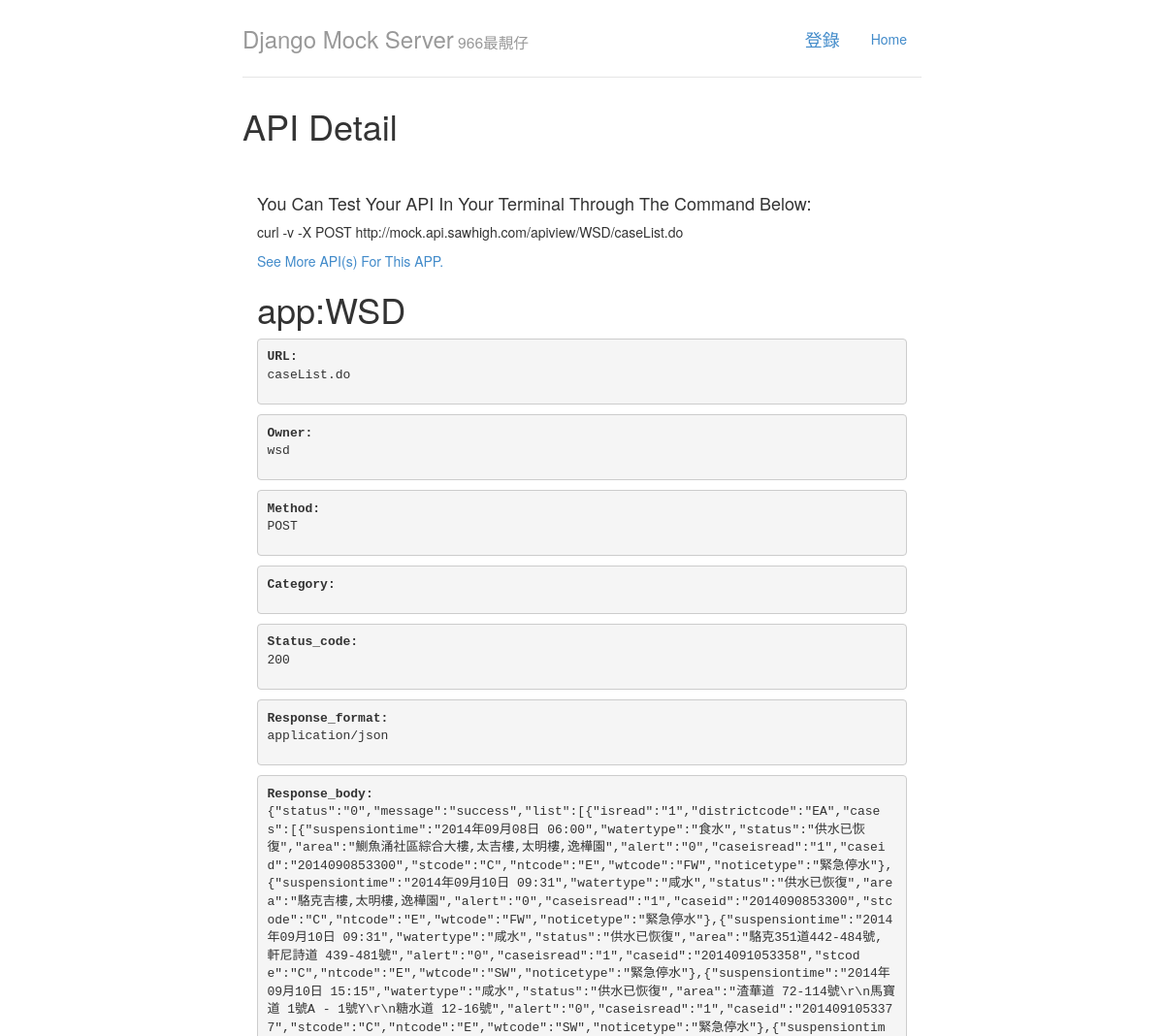
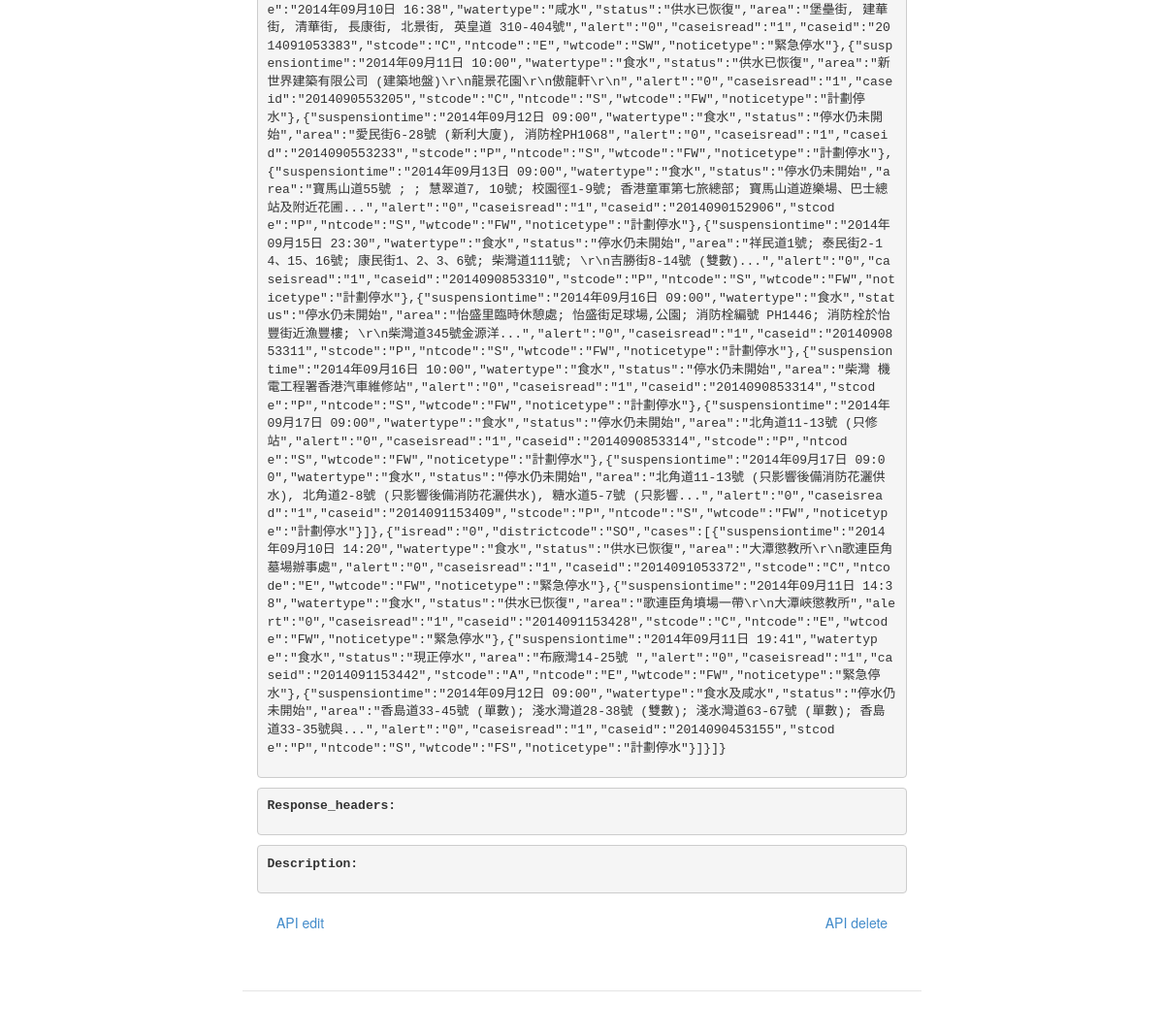
Before: /api/1/ with the older database file (2 pictures, top to bottom).
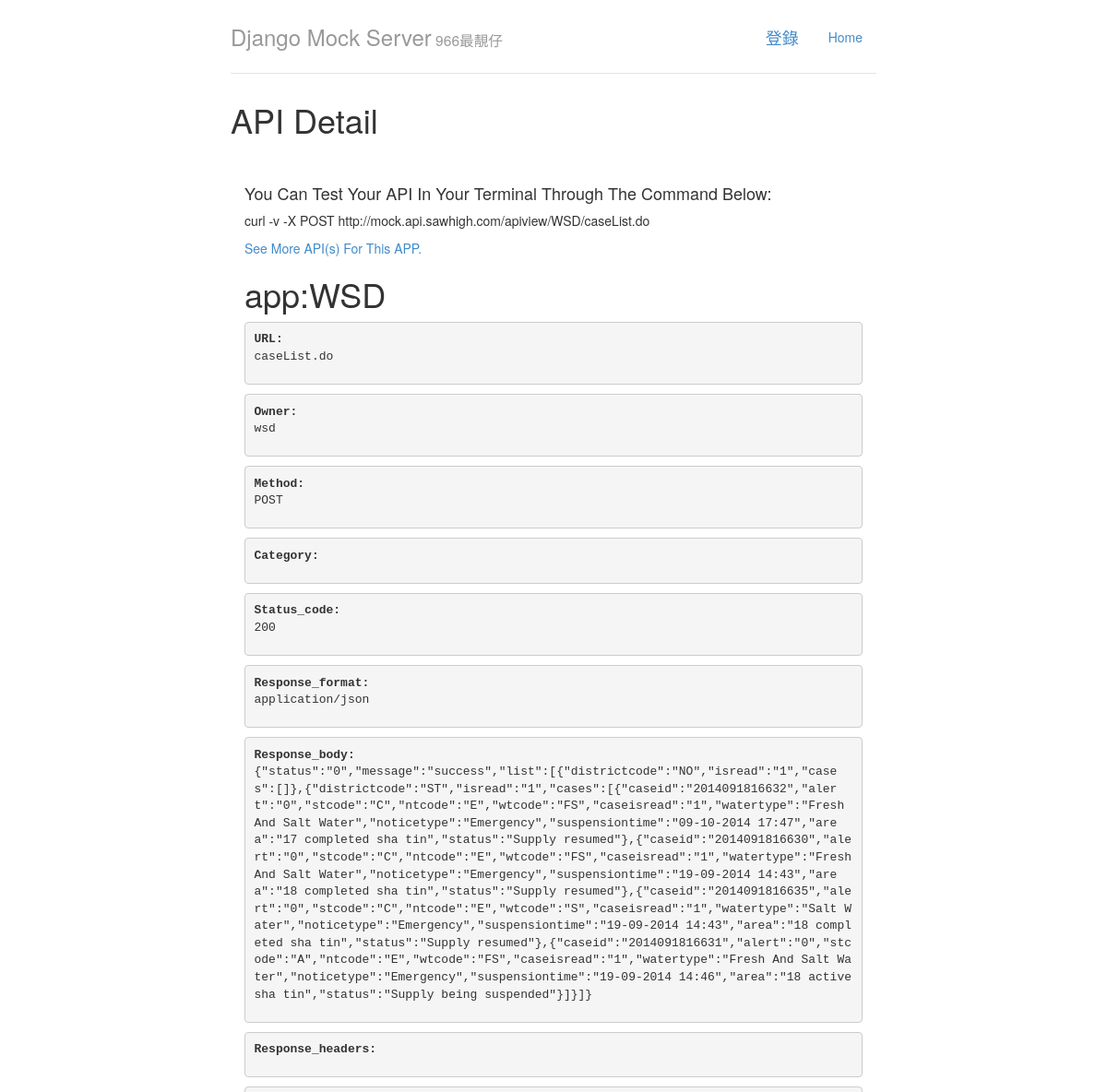
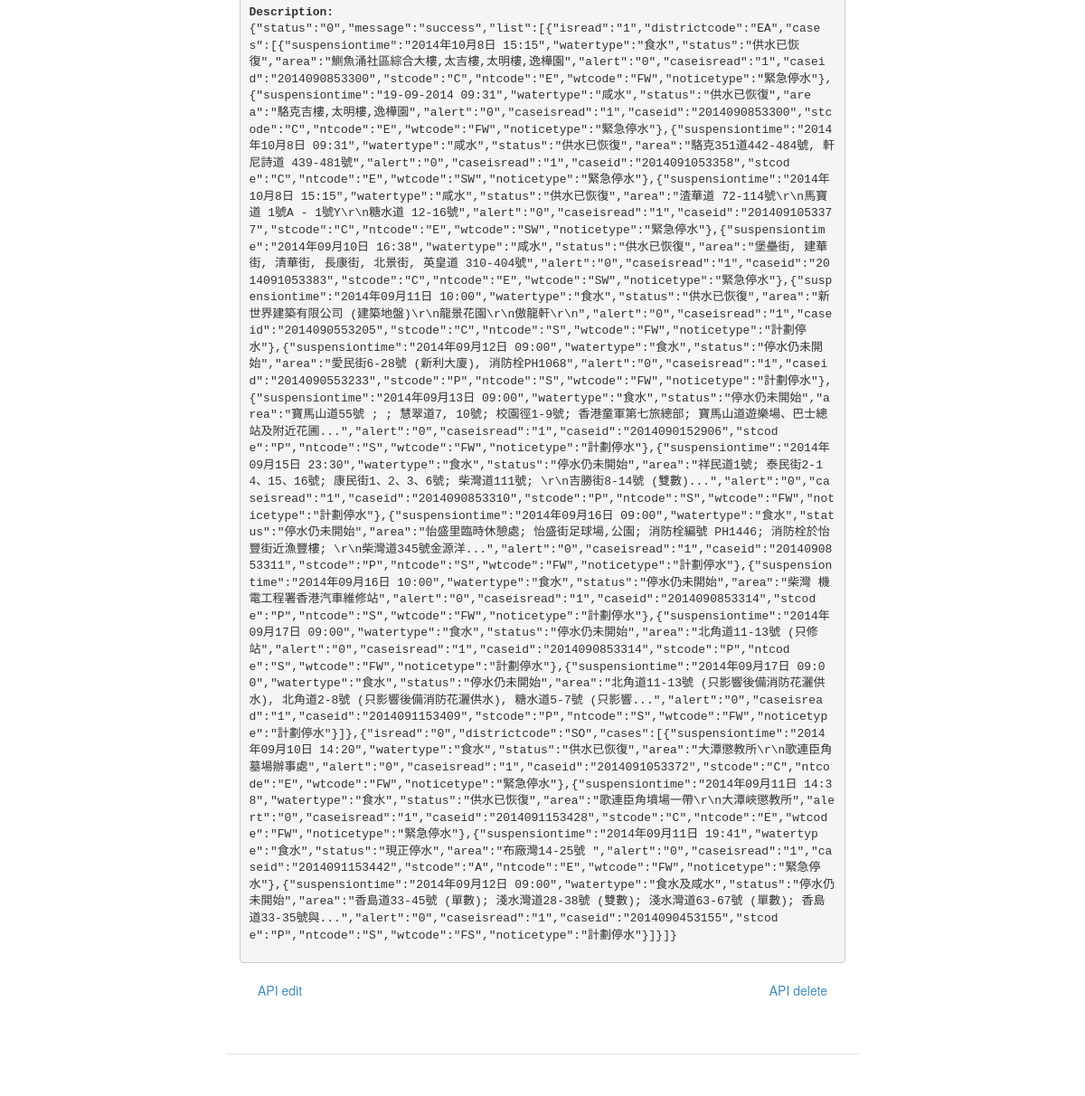
After: the same page with the newer database file (2 pictures, top to bottom).
### apitest/models.py (models this page shows, shortened)
class MyApi(models.Model):
    name = models.CharField(max_length=100)
    app_name = models.ForeignKey(MyApp)
    url_path = models.CharField(max_length=100)
    methods = (
              ('GET', 'GET'),
              ('HEAD', "HEAD"),
              ('POST', 'POST'),
              ('DELETE', 'DELETE'),
              ('PATCH', "PATCH"),
              ('PUT', 'PUT'),
              ('OPTIONS', 'OPTIONS'),
               )
    method = models.CharField(max_length=20, choices=methods, default='GET', blank=True, null=True)
    category = models.CharField(max_length=50, null=True, blank=True)
    status_code = models.CharField(default='200', max_length=5)
    formats = (
              ('application/xml', 'xml'),
              ('md', 'md'),
              ('application/json', 'json'),
              ('text/html', 'html'),
              ('application/atom+xml', 'atom'),
              ('txt', 'txt'),
              ('text/csv', 'csv'),
              ('application/rss+xml', 'rss'),
              )
    response_format = models.CharField(max_length=20, choices=formats, default='application/json', blank=True, null=True)
    response_body = models.TextField()
    response_headers = models.TextField(null=True, blank=True)
    description = models.TextField(null=True, blank=True)
    owner = models.ForeignKey(User)

class MyApp(models.Model):
    name = models.CharField(max_length=50, unique=True)
    owner = models.ForeignKey(User)
    def __unicode__(self):
        return self.name

### apitest/views.py (the view)
# urls.py: url(r'^api/(?P<api_id>\d+)/$', detail, name='detail'),
def detail(request, api_id):
    item = get_object_or_404(MyApi, pk=api_id)
    protocol = "https://" if request.is_secure() else "http://"
    url_prefix = protocol + ALLOWED_HOSTS[0]
    context = {"item": item, "url_prefix":url_prefix}
    return render(request, 'apitest/detail.html', context)

### templates/apitest/detail.html
{% extends "base.html" %}
{% block title %}API Detail{% endblock %}
{% block content %}
<h4>You Can Test Your API In Your Terminal Through The Command Below:</h4>
<p>curl -v -X {{ item.method }} {{url_prefix}}/apiview/{{ item.app_name }}/{{ item.url_path }}</p>
<p><a href="/app/{{ item.app_name.id }}/">See More API(s) For This APP.</a></p>
<h1>app:{{ item.app_name }}</h1>
<pre><p><b>URL:</b>
{{ item.url_path }}</p></pre>
<pre><p><b>Owner: </b>
{{ item.owner }}</p></pre>
<pre><p><b>Method:</b>
{{ item.method }}</p></pre>
<pre><p><b>Category: </b>
{{ item.category }}</p></pre>
<pre><p><b>Status_code:</b>
{{ item.status_code }}</p></pre>
<pre><p><b>Response_format: </b>
{{ item.response_format }}</p></pre>
<pre><p><b>Response_body: </b>
{{ item.response_body }}</p></pre>
<pre><p><b>Response_headers:</b>
{{ item.response_headers }}</p></pre>
<pre><p><b>Description:</b>
{{ item.description }}</p></pre>
<div style="margin: 20px">
<span>
<a href="/api/{{ item.id }}/update">API edit</a></span>
<span style="float: right"><a href="/api/{{ item.id }}/delete">API delete</a></span>
</div>
{% endblock %}

Changed rows visible on the page:
changed MyApi "POST": response_body "{\"status\":\"0\",\"message\":\"success\",\"list\":[{\"isread\":\"1\",\"districtcode\":\"EA\",\"cases\":[{\"suspensiontime\":\"2014年09月08日 06:00\",\"watertype\":\"食水\",\"status\":\"供水已恢復\",\"area\":\"鰂魚涌社區綜合大樓,太吉樓,太明樓,逸樺園\",\"alert\":\"0\",\"caseisread\":\"1\",\"caseid\":\"2014090853300\",\"stcode\":\"C\",\"ntcode\":\"E\",\"wtcode\":\"FW\",\"noticetype\":\"緊急停水\"},{\"suspensiontime\":\"2014年09月10日 09:31\",\"watertype\":\"咸水\",\"status\":\"供水已恢復\",\"area\":\"駱克吉樓,太明樓,逸樺園\",\"alert\":\"0\",\"caseisread\":\"1\",\"caseid\":\"2014090853300\",\"stcode\":\"C\",\"ntcode\":\"E\",\"wtcode\":\"FW\",\"noticetype\":\"緊急停水\"},{\"suspensiontime\":\"2014年09月10日 09:31\",\"watertype\":\"咸水\",\"status\":\"供水已恢復\",\"area\":\"駱克351道442-484號, 軒尼詩道…" → "{\"status\":\"0\",\"message\":\"success\",\"list\":[{\"districtcode\":\"NO\",\"isread\":\"1\",\"cases\":[]},{\"districtcode\":\"ST\",\"isread\":\"1\",\"cases\":[{\"caseid\":\"2014091816632\",\"alert\":\"0\",\"stcode\":\"C\",\"ntcode\":\"E\",\"wtcode\":\"FS\",\"caseisread\":\"1\",\"watertype\":\"Fresh And Salt Water\",\"noticetype\":\"Emergency\",\"suspensiontime\":\"09-10-2014 17:47\",\"area\":\"17 completed sha tin\",\"status\":\"Supply resumed\"},{\"caseid\":\"2014091816630\",\"alert\":\"0\",\"stcode\":\"C\",\"ntcode\":\"E\",\"wtcode\":\"FS\",\"caseisread\":\"1\",\"watertype\":\"Fresh And Salt Water\",\"noticetype\":\"Emergency\",\"suspensiontime\":\"19-09-2014 14:43\",\"area\":\"18 completed sha tin\",\"status\":\"Supply…"; description (not shown) → "{\"status\":\"0\",\"message\":\"success\",\"list\":[{\"isread\":\"1\",\"districtcode\":\"EA\",\"cases\":[{\"suspensiontime\":\"2014年10月8日 15:15\",\"watertype\":\"食水\",\"status\":\"供水已恢復\",\"area\":\"鰂魚涌社區綜合大樓,太吉樓,太明樓,逸樺園\",\"alert\":\"0\",\"caseisread\":\"1\",\"caseid\":\"2014090853300\",\"stcode\":\"C\",\"ntcode\":\"E\",\"wtcode\":\"FW\",\"noticetype\":\"緊急停水\"},{\"suspensiontime\":\"19-09-2014 09:31\",\"watertype\":\"咸水\",\"status\":\"供水已恢復\",\"area\":\"駱克吉樓,太明樓,逸樺園\",\"alert\":\"0\",\"caseisread\":\"1\",\"caseid\":\"2014090853300\",\"stcode\":\"C\",\"ntcode\":\"E\",\"wtcode\":\"FW\",\"noticetype\":\"緊急停水\"},{\"suspensiontime\":\"2014年10月8日 09:31\",\"watertype\":\"咸水\",\"status\":\"供水已恢復\",\"area\":\"駱克351道442-484號, 軒尼詩道…"
